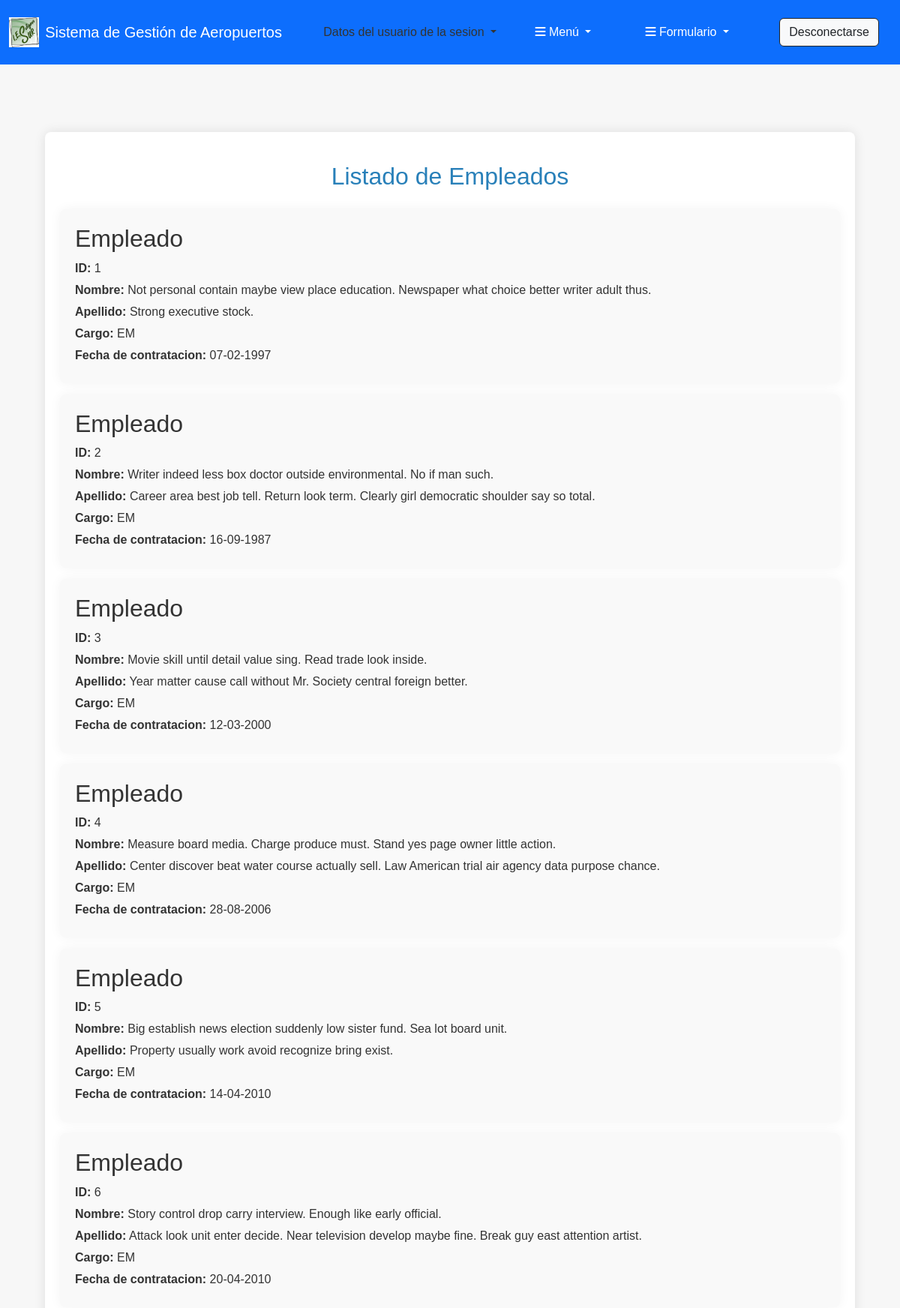
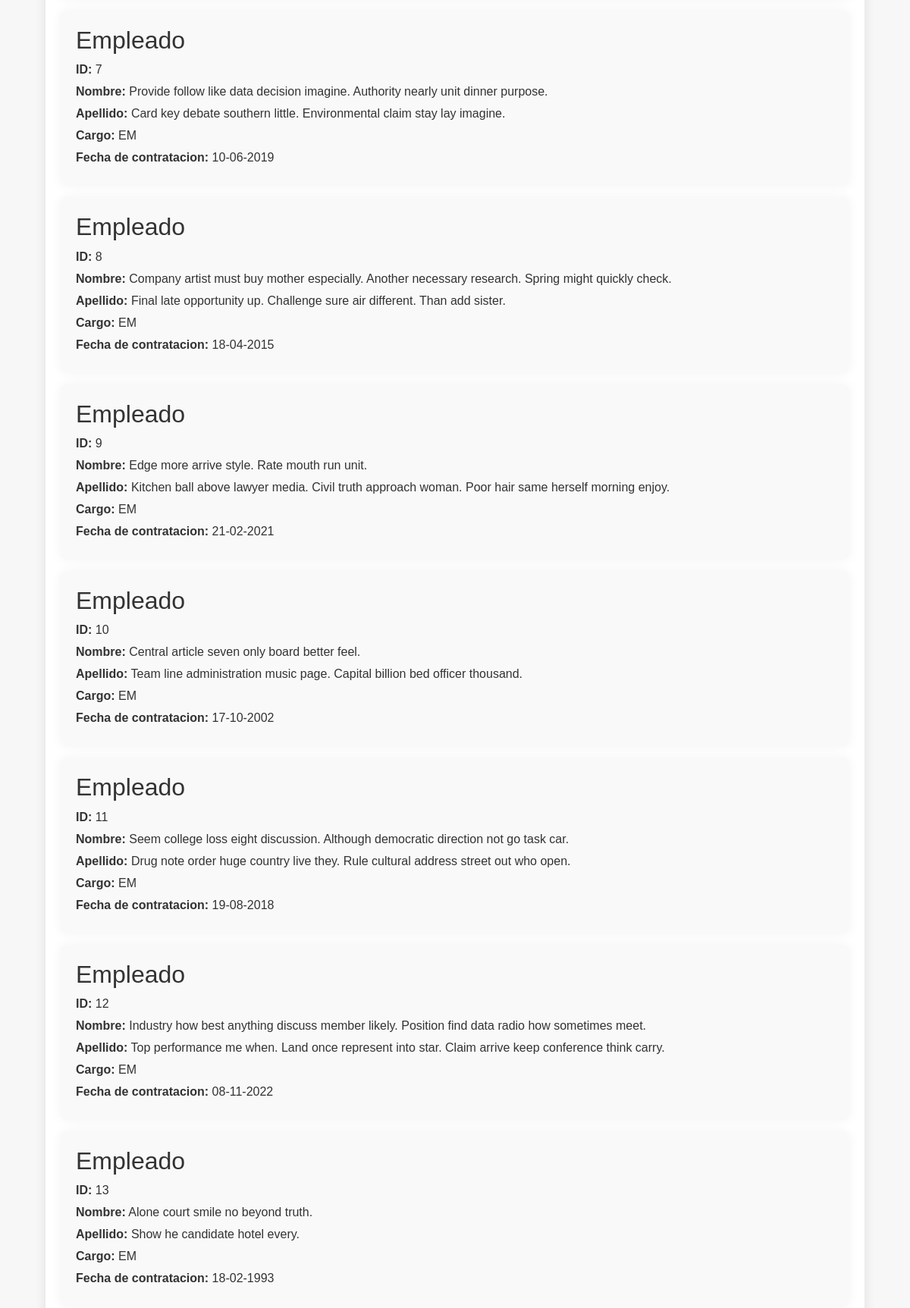
Page /empleado/ (signed in, upper part) on the committed database (2 pictures, top to bottom).
### apaeropuerto/models.py (models this page shows, shortened)
class Empleado(models.Model):
    CARGO = [
        ('JE', 'Jefe'),
        ('EM', 'Empleado'),
    ]
    nombre = models.CharField(max_length=100)
    apellido = models.CharField(max_length=100)
    cargo = models.CharField(max_length=2,choices=CARGO,default='EM')
    fecha_contratacion = models.DateField()
    servicio = models.ForeignKey(Servicio, on_delete=models.CASCADE , related_name = 'empleado_servicio') #ManyToOne

### apaeropuerto/views.py (the view)
# urls.py: path('empleado/', views.lista_empleado, name='lista_empleado'),
@permission_required('apaeroperto.view_Empleado')
def lista_empleado(request):
    empleados = Empleado.objects.all()
    return render(request, 'paginas/empleado_list.html', {'empleados': empleados})

### apaeropuerto/templates/paginas/empleado_list.html (shortened to what this page needs)
{% extends "Principal.html" %}
{% load static %}
{% block contenido %}
    <div class="container">
        <h1>Listado de Empleados</h1>
        {% for empleado in empleados %}
        <article>
            {% include 'Listas/Empleado.html' %}
        </article>
        {% endfor %}
    </div>
{% endblock %}

### apaeropuerto/templates/Listas/Empleado.html
    <h2>Empleado</h2>
    <p><strong>ID:</strong> {{ empleado.id }}</p>
    <p><strong>Nombre:</strong> {{ empleado.nombre }}</p>
    <p><strong>Apellido:</strong> {{ empleado.apellido }}</p>
    <p><strong>Cargo:</strong> {{ empleado.cargo }}</p>
    <p><strong>Fecha de contratacion:</strong> {{ empleado.fecha_contratacion|date:"d-m-Y" }}</p>

### apaeropuerto/static/css/estilos.css (style rules this page uses)
html, body { margin: 0; padding: 0; min-height: 100%; display: flex; flex-direction: column; }
body { font-family: Arial, sans-serif; background-color: #f7f7f7; color: #333; flex: 1; }
.container { width: 90%; margin: 20px auto; background-color: #fff; padding: 20px; border-radius: 8px; box-shadow: 0px 0px 15px rgba(0, 0, 0, 0.1); }
h1 { color: #2980b9; text-align: center; margin-bottom: 25px; font-size: 2em; margin-top: 20px; }
article { background-color: #f9f9f9; padding: 20px; margin-bottom: 15px; border-radius: 8px; box-shadow: 0px 0px 15px rgba(0, 0, 0, 0.05); transition: transform 0.2s; }
article p { margin: 5px 0; }
article strong { color: #333; }

### rows in the picture
Empleado: id "1", nombre "Not personal contain maybe view place education. Newspaper what choice better writer adult thus.", apellido "Strong executive stock.", cargo "EM", fecha_contratacion "07-02-1997"
Empleado: id "2", nombre "Writer indeed less box doctor outside environmental. No if man such.", apellido "Career area best job tell. Return look term. Clearly girl democratic shoulder say so total.", cargo "EM", fecha_contratacion "16-09-1987"
Empleado: id "3", nombre "Movie skill until detail value sing. Read trade look inside.", apellido "Year matter cause call without Mr. Society central foreign better.", cargo "EM", fecha_contratacion "12-03-2000"
Empleado: id "4", nombre "Measure board media. Charge produce must. Stand yes page owner little action.", apellido "Center discover beat water course actually sell. Law American trial air agency data purpose chance.", cargo "EM", fecha_contratacion "28-08-2006"
Empleado: id "5", nombre "Big establish news election suddenly low sister fund. Sea lot board unit.", apellido "Property usually work avoid recognize bring exist.", cargo "EM", fecha_contratacion "14-04-2010"
Empleado: id "6", nombre "Story control drop carry interview. Enough like early official.", apellido "Attack look unit enter decide. Near television develop maybe fine. Break guy east attention artist.", cargo "EM", fecha_contratacion "20-04-2010"
Empleado: id "7", nombre "Provide follow like data decision imagine. Authority nearly unit dinner purpose.", apellido "Card key debate southern little. Environmental claim stay lay imagine.", cargo "EM", fecha_contratacion "10-06-2019"
Empleado: id "8", nombre "Company artist must buy mother especially. Another necessary research. Spring might quickly check.", apellido "Final late opportunity up. Challenge sure air different. Than add sister.", cargo "EM", fecha_contratacion "18-04-2015"
Empleado: id "9", nombre "Edge more arrive style. Rate mouth run unit.", apellido "Kitchen ball above lawyer media. Civil truth approach woman. Poor hair same herself morning enjoy.", cargo "EM", fecha_contratacion "21-02-2021"
Empleado: id "10", nombre "Central article seven only board better feel.", apellido "Team line administration music page. Capital billion bed officer thousand.", cargo "EM", fecha_contratacion "17-10-2002"
Empleado: id "11", nombre "Seem college loss eight discussion. Although democratic direction not go task car.", apellido "Drug note order huge country live they. Rule cultural address street out who open.", cargo "EM", fecha_contratacion "19-08-2018"
Empleado: id "12", nombre "Industry how best anything discuss member likely. Position find data radio how sometimes meet.", apellido "Top performance me when. Land once represent into star. Claim arrive keep conference think carry.", cargo "EM", fecha_contratacion "08-11-2022"
Empleado: id "13", nombre "Alone court smile no beyond truth.", apellido "Show he candidate hotel every.", cargo "EM", fecha_contratacion "18-02-1993"
